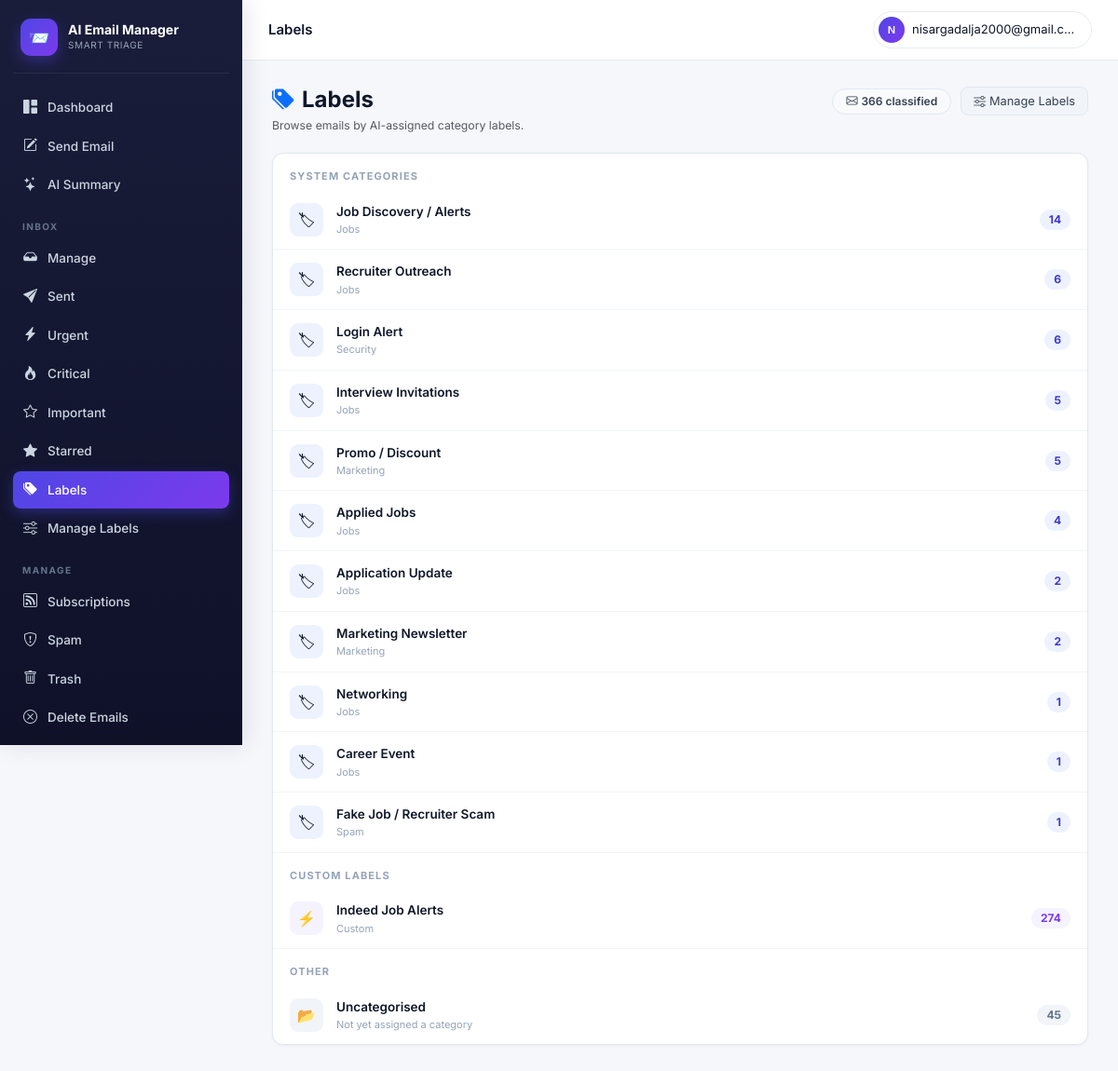
The app's page /accounts/labels/ (signed in) with its own data.
### accounts/models.py (models this page shows, shortened)
class EmailCategory(models.Model):
    slug         = models.SlugField(max_length=64, unique=True)
    name         = models.CharField(max_length=120)
    short_label  = models.CharField(max_length=32)
    group        = models.CharField(max_length=64)
    description  = models.TextField(blank=True)
    default_tier = models.CharField(max_length=16, choices=TIER_CHOICES, default="normal")

class UserCustomCategory(models.Model):
    user        = models.ForeignKey(User, on_delete=models.CASCADE, related_name="custom_categories")
    name        = models.CharField(max_length=100)
    slug        = models.SlugField(max_length=100)
    description = models.TextField(blank=True, help_text="Describe what kinds of emails belong here")
    created_at  = models.DateTimeField(auto_now_add=True)
    class Meta:
        unique_together = [("user", "slug")]

### accounts/views.py (the view)
# urls.py: path("labels/",           views.labels_view,      name="labels"),
@login_required
def labels_view(request):
    sys_labels = (ClassifiedEmail.objects
                  .filter(user=request.user, category__isnull=False)
                  .values("category__id", "category__name", "category__group", "category__short_label")
                  .annotate(count=Count("id"))
                  .order_by("-count"))
    custom_labels = (ClassifiedEmail.objects
                     .filter(user=request.user, custom_category__isnull=False)
                     .values("custom_category__id", "custom_category__name")
                     .annotate(count=Count("id"))
                     .order_by("-count"))
    uncategorised = ClassifiedEmail.objects.filter(
        user=request.user, category__isnull=True, custom_category__isnull=True
    ).count()
    total = ClassifiedEmail.objects.filter(user=request.user).count()
    return render(request, "labels.html", {
        "sys_labels": sys_labels,
        "custom_labels": custom_labels,
        "uncategorised": uncategorised,
        "total": total,
    })

### accounts/context_processors.py (called while the page is built)
def active_job(request):
    if not request.user.is_authenticated:
        return {}
    job = (ClassificationJob.objects
           .filter(user=request.user, status__in=["pending", "running"])
           .order_by("-id").first())
    return {"global_active_job": job}

### templates/labels.html (shortened to what this page needs)
{% extends "base.html" %}{% block title %}Labels{% endblock %}
{% block topbar_title %}Labels{% endblock %}
{% block body %}
<div class="lbl-header">
  <div>
    <h4 class="mb-1 fw-bold" style="color:#0f172a"><i class="bi bi-tags-fill text-primary me-2"></i>Labels</h4>
    <p class="text-muted small mb-0">Browse emails by AI-assigned category labels.</p>
  </div>
  <div style="display:flex;gap:10px;align-items:center">
    <span class="lbl-total"><i class="bi bi-envelope me-1"></i>{{ total }} classified</span>
    <a href="{% url 'manage_labels' %}" style="font-size:.8rem;background:#f1f5f9;color:#374151;border:1px solid #e2e8f0;border-radius:8px;padding:5px 13px;text-decoration:none;white-space:nowrap">
      <i class="bi bi-sliders me-1"></i>Manage Labels
    </a>
  </div>
</div>
<div class="lbl-card">
  {% if sys_labels %}
    <div class="lbl-section">System Categories</div>
    {% for l in sys_labels %}
      <a class="lbl-row" href="{% url 'manage_emails' %}?category={{ l.category__id }}">
        <div class="lbl-icon" style="background:#eef2ff">🏷</div>
        <div style="flex:1;min-width:0">
          <div class="lbl-name">{{ l.category__name }}</div>
          <div class="lbl-group">{{ l.category__group }}</div>
        </div>
        <span class="lbl-count">{{ l.count }}</span>
      </a>
    {% endfor %}
  {% endif %}
  {% if custom_labels %}
    <div class="lbl-section">Custom Labels</div>
    {% for l in custom_labels %}
      <a class="lbl-row" href="{% url 'manage_emails' %}?custom_category={{ l.custom_category__id }}">
        <div class="lbl-icon" style="background:#f5f3ff">⚡</div>
        <div style="flex:1;min-width:0">
          <div class="lbl-name">{{ l.custom_category__name }}</div>
          <div class="lbl-group">Custom</div>
        </div>
        <span class="lbl-count lbl-count-custom">{{ l.count }}</span>
      </a>
    {% endfor %}
  {% endif %}
  {% if uncategorised %}
    <div class="lbl-section">Other</div>
    <a class="lbl-row" href="{% url 'manage_emails' %}">
      <div class="lbl-icon" style="background:#f1f5f9">📂</div>
      <div style="flex:1;min-width:0">
        <div class="lbl-name">Uncategorised</div>
        <div class="lbl-group">Not yet assigned a category</div>
      </div>
      <span class="lbl-count" style="background:#f1f5f9;color:#64748b">{{ uncategorised }}</span>
    </a>
  {% endif %}
</div>
{% endblock %}

### templates/base.html (shortened to what this page needs)
{% load static %}
<!doctype html>
<html lang="en">
<head>
<link href="https://cdn.jsdelivr.net/npm/bootstrap@5.3.3/dist/css/bootstrap.min.css" rel="stylesheet">
<link href="https://cdn.jsdelivr.net/npm/bootstrap-icons@1.11.3/font/bootstrap-icons.css" rel="stylesheet">
</head>
<body>
<div class="app-shell">
  <aside class="sidebar" id="sidebar">
    <div class="brand">
      <div class="brand-logo">📨</div>
      <div>
        <div class="brand-name">AI Email Manager</div>
        <div class="brand-sub">Smart triage</div>
      </div>
    </div>
    <nav>
      <a class="side-link {% if request.resolver_match.url_name == 'dashboard' %}active{% endif %}" href="{% url 'dashboard' %}">
        <i class="bi bi-grid-1x2-fill"></i> Dashboard
      </a>
      <button class="side-link" style="background:none;border:none;width:100%;cursor:pointer;text-align:left"
              onclick="openComposeModal()">
        <i class="bi bi-pencil-square"></i> Send Email
      </button>
      <a class="side-link {% if request.resolver_match.url_name == 'email_summary' %}active{% endif %}" href="{% url 'email_summary' %}">
        <i class="bi bi-stars"></i> AI Summary
      </a>
      <div class="side-section">Inbox</div>
      <a class="side-link {% if request.resolver_match.url_name == 'manage_emails' %}active{% endif %}" href="{% url 'manage_emails' %}">
        <i class="bi bi-inbox-fill"></i> Manage
      </a>
      <a class="side-link {% if request.resolver_match.url_name == 'sent' %}active{% endif %}" href="{% url 'sent' %}">
        <i class="bi bi-send-fill"></i> Sent
      </a>
      <a class="side-link {% if request.resolver_match.url_name == 'action_needed' %}active{% endif %}" href="{% url 'action_needed' %}">
        <i class="bi bi-lightning-charge-fill"></i> Urgent
      </a>
      <a class="side-link {% if request.resolver_match.url_name == 'urgent' %}active{% endif %}" href="{% url 'urgent' %}">
        <i class="bi bi-fire"></i> Critical
      </a>
      <a class="side-link {% if request.resolver_match.url_name == 'important' %}active{% endif %}" href="{% url 'important' %}">
        <i class="bi bi-star"></i> Important
      </a>
      <a class="side-link {% if request.resolver_match.url_name == 'starred' %}active{% endif %}" href="{% url 'starred' %}">
        <i class="bi bi-star-fill"></i> Starred
      </a>
      <a class="side-link {% if request.resolver_match.url_name == 'labels' %}active{% endif %}" href="{% url 'labels' %}">
        <i class="bi bi-tags-fill"></i> Labels
      </a>
      <a class="side-link {% if request.resolver_match.url_name == 'manage_labels' %}active{% endif %}" href="{% url 'manage_labels' %}">
        <i class="bi bi-sliders"></i> Manage Labels
      </a>
      <div class="side-section">Manage</div>
      <a class="side-link {% if request.resolver_match.url_name == 'subscriptions' %}active{% endif %}" href="{% url 'subscriptions' %}">
        <i class="bi bi-rss"></i> Subscriptions
      </a>
      <a class="side-link {% if request.resolver_match.url_name == 'spam' %}active{% endif %}" href="{% url 'spam' %}">
        <i class="bi bi-shield-exclamation"></i> Spam
      </a>
      <a class="side-link {% if request.resolver_match.url_name == 'trash' %}active{% endif %}" href="{% url 'trash' %}">
        <i class="bi bi-trash"></i> Trash
      </a>
      <a class="side-link {% if request.resolver_match.url_name == 'delete_emails' %}active{% endif %}" href="{% url 'delete_emails' %}">
        <i class="bi bi-x-circle"></i> Delete Emails
      </a>
      <div class="side-section">Settings</div>
    </nav>
  </aside>
  <div class="main-wrap">
    <header class="topbar">
      <div class="topbar-left">
        <div class="topbar-title">{% block topbar_title %}{% endblock %}</div>
      </div>
      <div class="topbar-right">
        <div class="dropdown">
          <button class="user-chip dropdown-toggle" data-bs-toggle="dropdown" aria-expanded="false">
            <span class="user-avatar">{{ user.email|slice:":1"|upper }}</span>
            <span class="d-none d-sm-inline" style="max-width:180px;overflow:hidden;text-overflow:ellipsis;white-space:nowrap">{{ user.email }}</span>
          </button>
        </div>
      </div>
    </header>
    <main class="main">
      {% block body %}{% endblock %}
    </main>
  </div>
</div>
</body>
</html>

### templates/base.html (style rules this page uses)
:root { --bg:#f5f7fb;--surface:#fff;--border:#e7ebf2; --text:#0f172a;--muted:#64748b; --primary:#4f46e5;--primary-2:#4338ca;--primary-light:#eef2ff; --critical:#dc2626;--important:#f59e0b;--normal:#3b82f6;--low:#94a3b8;--ignore:#475569; --gradient:linear-gradient(135deg,#667eea 0%,#764ba2 100%); --gradient-2:linear-gradient(135deg,#4f46e5 0%,#7c3aed 100%); --sidebar-w:260px; }
* { box-sizing:border-box }
html,body { margin:0;padding:0 }
body { font-family:'Inter',-apple-system,BlinkMacSystemFont,'Segoe UI',sans-serif;background:var(--bg);color:var(--text);font-size:14px;line-height:1.5;-webkit-font-smoothing:antialiased }
.app-shell { display:flex;min-height:100vh }
.sidebar { width:var(--sidebar-w);background:linear-gradient(180deg,#1a1d3a 0%,#0f1129 100%);color:#cbd5e1;padding:20px 14px 60px;flex-shrink:0;position:fixed;top:0;left:0;height:100vh;overflow-y:auto;-webkit-overflow-scrolling:touch;overscroll-behavior:contain;z-index:200;transition:transform .25s ease;box-shadow:4px 0 24px rgba(15,23,42,.1) }
.main-wrap { flex:1;min-width:0;background:var(--bg);margin-left:var(--sidebar-w);transition:margin-left .25s ease }
.brand { display:flex;align-items:center;gap:11px;padding:0 8px 18px;border-bottom:1px solid rgba(255,255,255,.08);margin-bottom:16px }
.brand-logo { width:40px;height:40px;background:var(--gradient-2);border-radius:11px;display:grid;place-items:center;font-size:18px;flex-shrink:0;box-shadow:0 6px 16px rgba(79,70,229,.4) }
.brand-name { color:#fff;font-weight:700;font-size:14px;line-height:1.2 }
.brand-sub { color:#94a3b8;font-size:10px;letter-spacing:.06em;text-transform:uppercase;margin-top:1px }
.side-section { color:#64748b;font-size:10px;letter-spacing:.14em;text-transform:uppercase;padding:16px 10px 6px;font-weight:700 }
.side-link { display:flex;align-items:center;gap:10px;color:#cbd5e1;text-decoration:none;padding:9px 10px;border-radius:8px;font-size:13.5px;font-weight:500;transition:all .15s;margin-bottom:1px }
.side-link i { font-size:15px;width:17px;text-align:center;flex-shrink:0 }
.side-link.active { background:var(--gradient-2);color:#fff;box-shadow:0 5px 14px rgba(79,70,229,.38) }
.topbar { display:flex;align-items:center;justify-content:space-between;background:#fff;border-bottom:1px solid var(--border);padding:12px 28px;position:sticky;top:0;z-index:100;gap:12px }
.topbar-left { display:flex;align-items:center;gap:14px }
.topbar-title { font-weight:600;font-size:15px;color:var(--text) }
.topbar-right { display:flex;align-items:center;gap:10px }
.user-chip { display:flex;align-items:center;gap:8px;background:#fff;border:1px solid var(--border);padding:5px 12px 5px 5px;border-radius:30px;cursor:pointer;font-size:13px;color:var(--text);transition:all .15s }
.user-chip::after { display:none }
.user-avatar { width:28px;height:28px;border-radius:50%;background:var(--gradient-2);color:#fff;font-weight:600;display:grid;place-items:center;font-size:11px;flex-shrink:0 }
.main { padding:28px 32px;max-width:1400px }

### templates/labels.html (style rules this page uses)
.lbl-header { display:flex;align-items:flex-start;justify-content:space-between;flex-wrap:wrap;gap:12px;margin-bottom:20px }
.lbl-card { background:#fff;border:1px solid #e2e8f0;border-radius:12px;overflow:hidden;box-shadow:0 1px 3px rgba(0,0,0,.05) }
.lbl-row { display:flex;align-items:center;gap:14px;padding:13px 18px;border-bottom:1px solid #f1f5f9;text-decoration:none;color:inherit;transition:background .13s }
.lbl-row:last-child { border-bottom:none }
.lbl-icon { width:36px;height:36px;border-radius:9px;display:grid;place-items:center;font-size:16px;flex-shrink:0 }
.lbl-name { font-weight:600;font-size:13.5px;color:#0f172a;flex:1 }
.lbl-group { font-size:11px;color:#94a3b8;margin-top:1px }
.lbl-count { background:#eef2ff;color:#4338ca;border-radius:20px;padding:2px 10px;font-size:12px;font-weight:700 }
.lbl-count-custom { background:#f5f3ff;color:#7c3aed }
.lbl-section { font-size:11px;text-transform:uppercase;letter-spacing:.1em;font-weight:700;color:#94a3b8;padding:16px 18px 6px }
.lbl-total { background:#f8fafc;color:#374151;border-radius:20px;padding:4px 14px;font-size:12px;font-weight:600;border:1px solid #e2e8f0 }

### records on screen
EmailCategory: category__name "Job Discovery / Alerts", category__group "Jobs", count "14"
EmailCategory: category__name "Recruiter Outreach", category__group "Jobs", count "6"
EmailCategory: category__name "Login Alert", category__group "Security", count "6"
EmailCategory: category__name "Interview Invitations", category__group "Jobs", count "5"
EmailCategory: category__name "Promo / Discount", category__group "Marketing", count "5"
EmailCategory: category__name "Applied Jobs", category__group "Jobs", count "4"
EmailCategory: category__name "Application Update", category__group "Jobs", count "2"
EmailCategory: category__name "Marketing Newsletter", category__group "Marketing", count "2"
EmailCategory: category__name "Networking", category__group "Jobs", count "1"
EmailCategory: category__name "Career Event", category__group "Jobs", count "1"
EmailCategory: category__name "Fake Job / Recruiter Scam", category__group "Spam", count "1"
UserCustomCategory: custom_category__name "Indeed Job Alerts", count "274"

### other values on screen
{{ user.email|slice:":1"|upper }} "N"
{{ user.email }} "nisargadalja2000@gmail.c…"
{{ total }} "366"
{{ uncategorised }} "45"
